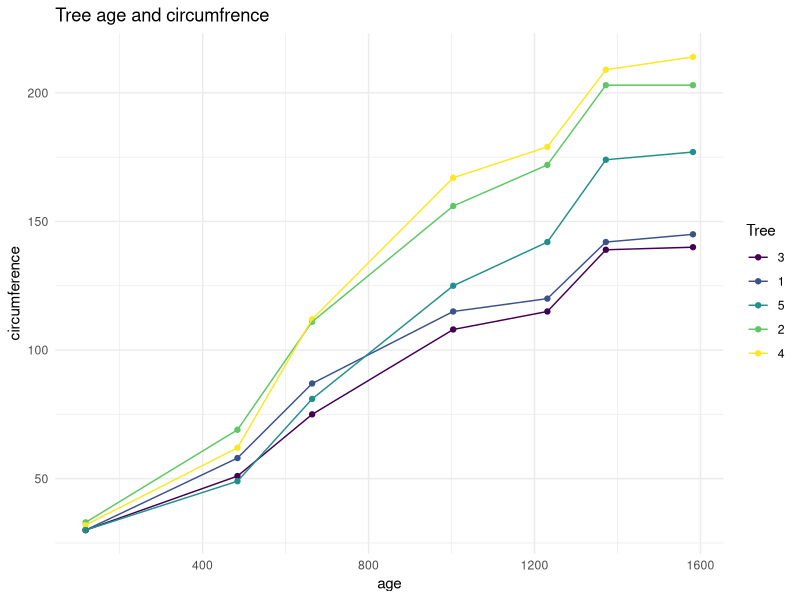

R code for this plot:
library(tidyverse)
ggplot(data=Orange , aes(x=age , y=circumference , colour = Tree))+
  geom_point()+
  geom_line() + 
  labs(title = "Tree age and circumfrence")+
  theme_minimal()
